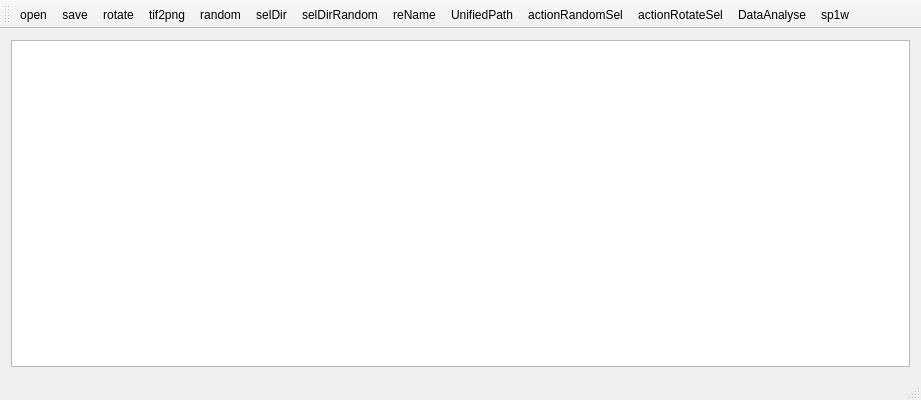
<?xml version="1.0" encoding="UTF-8"?>
<ui version="4.0">
 <class>speratePicturesClass</class>
 <widget class="QMainWindow" name="speratePicturesClass">
  <property name="geometry">
   <rect>
    <x>0</x>
    <y>0</y>
    <width>921</width>
    <height>400</height>
   </rect>
  </property>
  <property name="windowTitle">
   <string>切分图片</string>
  </property>
  <widget class="QWidget" name="centralWidget">
   <layout class="QGridLayout" name="gridLayout">
    <item row="0" column="0">
     <widget class="QGraphicsView" name="graphicsView">
      <property name="mouseTracking">
       <bool>true</bool>
      </property>
      <property name="tabletTracking">
       <bool>true</bool>
      </property>
     </widget>
    </item>
   </layout>
  </widget>
  <widget class="QToolBar" name="mainToolBar">
   <attribute name="toolBarArea">
    <enum>TopToolBarArea</enum>
   </attribute>
   <attribute name="toolBarBreak">
    <bool>false</bool>
   </attribute>
   <addaction name="actionopen"/>
   <addaction name="actionsave"/>
   <addaction name="actionrotate"/>
   <addaction name="actiontif2png"/>
   <addaction name="actionRandom"/>
   <addaction name="actionselDir"/>
   <addaction name="actionselDirRandom"/>
   <addaction name="actionreName"/>
   <addaction name="actionUnifiedPath"/>
   <addaction name="actionactionRandomSel"/>
   <addaction name="actionactionRotateSel"/>
   <addaction name="actionDataAnalyse"/>
   <addaction name="actionsp1w"/>
  </widget>
  <widget class="QStatusBar" name="statusBar"/>
  <action name="actionopen">
   <property name="text">
    <string>open</string>
   </property>
   <property name="toolTip">
    <string>打开一张文件</string>
   </property>
   <property name="shortcut">
    <string>Ctrl+O</string>
   </property>
  </action>
  <action name="actionsave">
   <property name="text">
    <string>save</string>
   </property>
   <property name="toolTip">
    <string>保存切割后的文件，按顺序切割</string>
   </property>
   <property name="shortcut">
    <string>Ctrl+S</string>
   </property>
  </action>
  <action name="actionrotate">
   <property name="text">
    <string>rotate</string>
   </property>
   <property name="toolTip">
    <string>旋转变化图像位置</string>
   </property>
   <property name="shortcut">
    <string>Ctrl+R</string>
   </property>
  </action>
  <action name="actiontif2png">
   <property name="text">
    <string>tif2png</string>
   </property>
   <property name="toolTip">
    <string>tif转png</string>
   </property>
   <property name="shortcut">
    <string>Ctrl+T</string>
   </property>
  </action>
  <action name="actionRandom">
   <property name="text">
    <string>random</string>
   </property>
   <property name="toolTip">
    <string>随机切割若干张图片</string>
   </property>
   <property name="shortcut">
    <string>Ctrl+R</string>
   </property>
  </action>
  <action name="actionselDir">
   <property name="text">
    <string>selDir</string>
   </property>
   <property name="toolTip">
    <string>选择文件夹批量处理</string>
   </property>
   <property name="shortcut">
    <string>Ctrl+D</string>
   </property>
  </action>
  <action name="actionselDirRandom">
   <property name="text">
    <string>selDirRandom</string>
   </property>
   <property name="toolTip">
    <string>选择文件夹批量处理随机裁剪</string>
   </property>
   <property name="shortcut">
    <string>Ctrl+F</string>
   </property>
  </action>
  <action name="actionreName">
   <property name="text">
    <string>reName</string>
   </property>
   <property name="toolTip">
    <string>按照顺序重新排列名称</string>
   </property>
   <property name="shortcut">
    <string>Ctrl+N</string>
   </property>
  </action>
  <action name="actionUnifiedPath">
   <property name="text">
    <string>UnifiedPath</string>
   </property>
   <property name="toolTip">
    <string>统一路径，将xml里对应的路径修改为统一路径</string>
   </property>
   <property name="shortcut">
    <string>Ctrl+P</string>
   </property>
  </action>
  <action name="actionactionRandomSel">
   <property name="text">
    <string>actionRandomSel</string>
   </property>
   <property name="toolTip">
    <string>随机挑选指定数量图片</string>
   </property>
   <property name="shortcut">
    <string>Ctrl+F1</string>
   </property>
  </action>
  <action name="actionactionRotateSel">
   <property name="text">
    <string>actionRotateSel</string>
   </property>
   <property name="toolTip">
    <string>随机挑选一定数量图片转置处理</string>
   </property>
  </action>
  <action name="actionDataAnalyse">
   <property name="text">
    <string>DataAnalyse</string>
   </property>
   <property name="toolTip">
    <string>数据内容分析，统计数据中类型以及标签数目</string>
   </property>
   <property name="shortcut">
    <string>Ctrl+T</string>
   </property>
  </action>
  <action name="actionsp1w">
   <property name="text">
    <string>sp1w</string>
   </property>
   <property name="toolTip">
    <string>图片切割成1w*1w</string>
   </property>
  </action>
 </widget>
 <layoutdefault spacing="6" margin="11"/>
 <resources>
  <include location="speratePictures.qrc"/>
 </resources>
 <connections/>
</ui>
